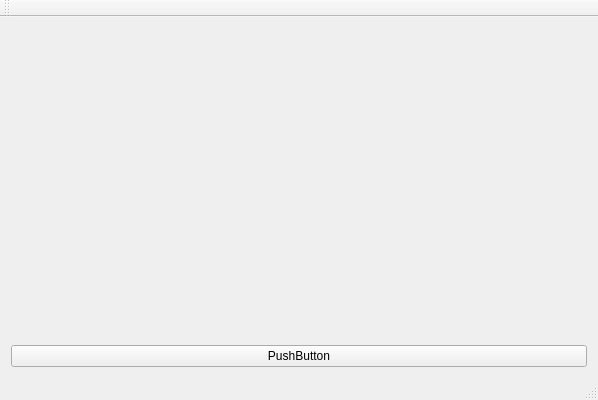
<?xml version="1.0" encoding="UTF-8"?>
<ui version="4.0">
 <class>QVpjClass</class>
 <widget class="QMainWindow" name="QVpjClass">
  <property name="geometry">
   <rect>
    <x>0</x>
    <y>0</y>
    <width>598</width>
    <height>400</height>
   </rect>
  </property>
  <property name="windowTitle">
   <string>QVpj</string>
  </property>
  <widget class="QWidget" name="centralWidget">
   <layout class="QGridLayout" name="gridLayout">
    <item row="0" column="0">
     <widget class="QVTKOpenGLNativeWidget" name="widget" native="true">
      <layout class="QGridLayout" name="gridLayout_3"/>
     </widget>
    </item>
    <item row="1" column="0">
     <widget class="QPushButton" name="pushButton">
      <property name="text">
       <string>PushButton</string>
      </property>
     </widget>
    </item>
   </layout>
  </widget>
  <widget class="QMenuBar" name="menuBar">
   <property name="geometry">
    <rect>
     <x>0</x>
     <y>0</y>
     <width>598</width>
     <height>26</height>
    </rect>
   </property>
  </widget>
  <widget class="QToolBar" name="mainToolBar">
   <attribute name="toolBarArea">
    <enum>TopToolBarArea</enum>
   </attribute>
   <attribute name="toolBarBreak">
    <bool>false</bool>
   </attribute>
  </widget>
  <widget class="QStatusBar" name="statusBar"/>
 </widget>
 <layoutdefault spacing="6" margin="11"/>
 <customwidgets>
  <customwidget>
   <class>QVTKOpenGLNativeWidget</class>
   <extends>QWidget</extends>
   <header>qvtkopenglnativewidget.h</header>
   <container>1</container>
  </customwidget>
 </customwidgets>
 <resources>
  <include location="QVpj.qrc"/>
 </resources>
 <connections/>
</ui>
